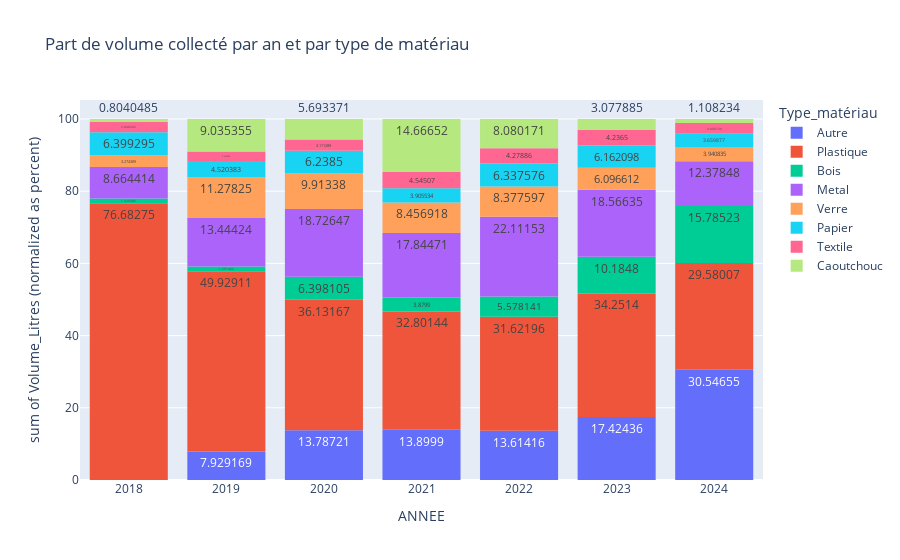

The cell this chart's notebook holds for it:
### Code cell
#Graphique à barre empilées du pourcentage de volume collecté par an et type de matériau
fig = px.histogram(df_group_mat_an, x="ANNEE", y="Volume_Litres", color="Type_matériau",
             barnorm = 'percent',
             title = "Part de volume collecté par an et par type de matériau",
             text_auto = True)
fig.update_layout(bargap=0.2)
fig.show()
print("Afficher uniquement à partir de 2020 ? (trop peu de données sur 2018 et 2019)")

### Figure 1 — Plotly figure (JSON) as saved in the notebook; plotly's stock layout.template omitted (floating-point values rounded to 4 significant figures)
{"data": [{"alignmentgroup": "True", "bingroup": "x", "histfunc": "sum", "hovertemplate": "Type_matériau=Autre<br>ANNEE=%{x}<br>sum of Volume_Litres (normalized as percent)=%{y}<extra></extra>", "legendgroup": "Autre", "marker": {"color": "#636efa", "pattern": {"shape": ""}}, "name": "Autre", "offsetgroup": "Autre", "orientation": "v", "showlegend": true, "texttemplate": "%{value}", "type": "histogram", "x": [2024, 2023, 2022, 2021, 2020, 2019, 2018, 2017], "xaxis": "x", "y": [19400.0, 109800.0, 94770.0, 99910.0, 18270.0, 4661.0, 0, 0], "yaxis": "y"}, {"alignmentgroup": "True", "bingroup": "x", "histfunc": "sum", "hovertemplate": "Type_matériau=Plastique<br>ANNEE=%{x}<br>sum of Volume_Litres (normalized as percent)=%{y}<extra></extra>", "legendgroup": "Plastique", "marker": {"color": "#EF553B", "pattern": {"shape": ""}}, "name": "Plastique", "offsetgroup": "Plastique", "orientation": "v", "showlegend": true, "texttemplate": "%{value}", "type": "histogram", "x": [2024, 2023, 2022, 2021, 2020, 2019, 2018, 2017], "xaxis": "x", "y": [18790.0, 215900.0, 220100.0, 235800.0, 47890.0, 29350.0, 702.3, 0], "yaxis": "y"}, {"alignmentgroup": "True", "bingroup": "x", "histfunc": "sum", "hovertemplate": "Type_matériau=Bois<br>ANNEE=%{x}<br>sum of Volume_Litres (normalized as percent)=%{y}<extra></extra>", "legendgroup": "Bois", "marker": {"color": "#00cc96", "pattern": {"shape": ""}}, "name": "Bois", "offsetgroup": "Bois", "orientation": "v", "showlegend": true, "texttemplate": "%{value}", "type": "histogram", "x": [2024, 2023, 2022, 2021, 2020, 2019, 2018, 2017], "xaxis": "x", "y": [10030.0, 64190.0, 38830.0, 27890.0, 8480.0, 735.6, 12.15, 0], "yaxis": "y"}, {"alignmentgroup": "True", "bingroup": "x", "histfunc": "sum", "hovertemplate": "Type_matériau=Metal<br>ANNEE=%{x}<br>sum of Volume_Litres (normalized as percent)=%{y}<extra></extra>", "legendgroup": "Metal", "marker": {"color": "#ab63fa", "pattern": {"shape": ""}}, "name": "Metal", "offsetgroup": "Metal", "orientation": "v", "showlegend": true, "texttemplate": "%{value}", "type": "histogram", "x": [2024, 2023, 2022, 2021, 2020, 2019, 2018, 2017], "xaxis": "x", "y": [7862.0, 117000.0, 153900.0, 128300.0, 24820.0, 7903.0, 79.36, 0], "yaxis": "y"}, {"alignmentgroup": "True", "bingroup": "x", "histfunc": "sum", "hovertemplate": "Type_matériau=Verre<br>ANNEE=%{x}<br>sum of Volume_Litres (normalized as percent)=%{y}<extra></extra>", "legendgroup": "Verre", "marker": {"color": "#FFA15A", "pattern": {"shape": ""}}, "name": "Verre", "offsetgroup": "Verre", "orientation": "v", "showlegend": true, "texttemplate": "%{value}", "type": "histogram", "x": [2024, 2023, 2022, 2021, 2020, 2019, 2018, 2017], "xaxis": "x", "y": [2503.0, 38420.0, 58320.0, 60790.0, 13140.0, 6629.0, 29.99, 0], "yaxis": "y"}, {"alignmentgroup": "True", "bingroup": "x", "histfunc": "sum", "hovertemplate": "Type_matériau=Papier<br>ANNEE=%{x}<br>sum of Volume_Litres (normalized as percent)=%{y}<extra></extra>", "legendgroup": "Papier", "marker": {"color": "#19d3f3", "pattern": {"shape": ""}}, "name": "Papier", "offsetgroup": "Papier", "orientation": "v", "showlegend": true, "texttemplate": "%{value}", "type": "histogram", "x": [2024, 2023, 2022, 2021, 2020, 2019, 2018, 2017], "xaxis": "x", "y": [2324.0, 38840.0, 44120.0, 28070.0, 8269.0, 2657.0, 58.61, 0], "yaxis": "y"}, {"alignmentgroup": "True", "bingroup": "x", "histfunc": "sum", "hovertemplate": "Type_matériau=Textile<br>ANNEE=%{x}<br>sum of Volume_Litres (normalized as percent)=%{y}<extra></extra>", "legendgroup": "Textile", "marker": {"color": "#FF6692", "pattern": {"shape": ""}}, "name": "Textile", "offsetgroup": "Textile", "orientation": "v", "showlegend": true, "texttemplate": "%{value}", "type": "histogram", "x": [2024, 2023, 2022, 2021, 2020, 2019, 2018, 2017], "xaxis": "x", "y": [1906.0, 26700.0, 29790.0, 32670.0, 4124.0, 1535.0, 26.09, 0], "yaxis": "y"}, {"alignmentgroup": "True", "bingroup": "x", "histfunc": "sum", "hovertemplate": "Type_matériau=Caoutchouc<br>ANNEE=%{x}<br>sum of Volume_Litres (normalized as percent)=%{y}<extra></extra>", "legendgroup": "Caoutchouc", "marker": {"color": "#B6E880", "pattern": {"shape": ""}}, "name": "Caoutchouc", "offsetgroup": "Caoutchouc", "orientation": "v", "showlegend": true, "texttemplate": "%{value}", "type": "histogram", "x": [2024, 2023, 2022, 2021, 2020, 2019, 2018, 2017], "xaxis": "x", "y": [703.9, 19400.0, 56250.0, 105400.0, 7546.0, 5311.0, 7.364, 0], "yaxis": "y"}], "layout": {"bargap": 0.2, "barmode": "relative", "barnorm": "percent", "legend": {"title": {"text": "Type_matériau"}, "tracegroupgap": 0}, "title": {"text": "Part de volume collecté par an et par type de matériau"}, "xaxis": {"anchor": "y", "domain": [0, 1], "title": {"text": "ANNEE"}}, "yaxis": {"anchor": "x", "domain": [0, 1], "title": {"text": "sum of Volume_Litres (normalized as percent)"}}}}
